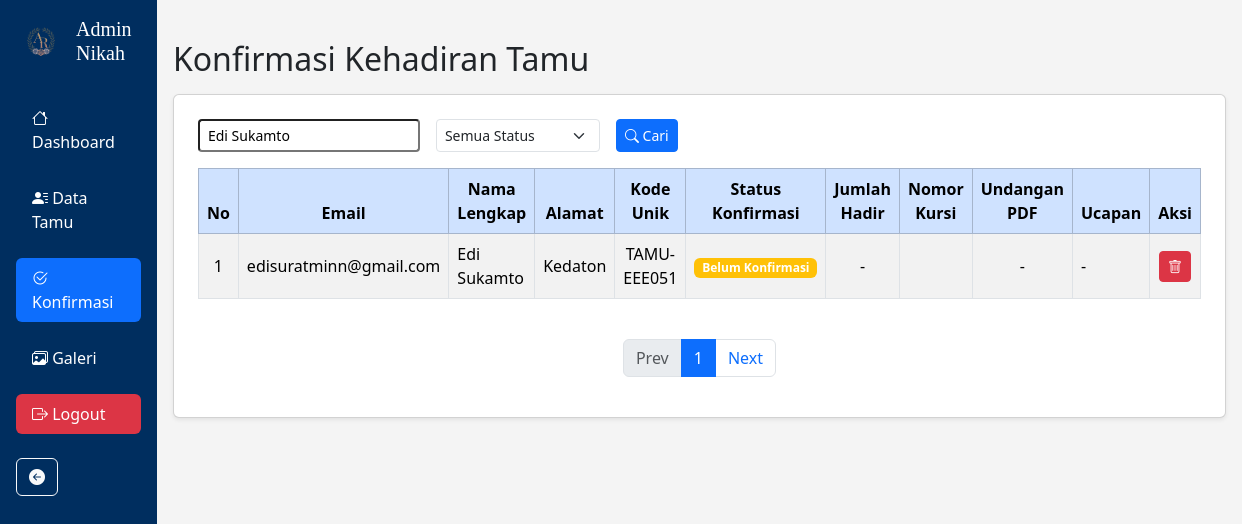
The page /admin/konfirmasi.php?cari=Edi Sukamto on the database its author committed.
### tables this page shows
CREATE TABLE `users` (
  `id` int NOT NULL,
  `nama` varchar(100) DEFAULT NULL,
  `email` varchar(100) DEFAULT NULL,
  `password` varchar(255) DEFAULT NULL,
  `role` enum('admin','tamu') DEFAULT NULL,
  `kode_unik` varchar(50) DEFAULT NULL,
  `alamat` varchar(100) DEFAULT NULL
);

### admin/konfirmasi.php (the view, shortened to what this page needs)
<?php
include("../includes/db.php");
$limit = 10;
$page = isset($_GET['page']) ? (int) $_GET['page'] : 1;
$offset = ($page - 1) * $limit;
$cari = isset($_GET['cari']) ? $_GET['cari'] : '';
$filter_status = isset($_GET['filter_status']) ? $_GET['filter_status'] : '';
$sql = "SELECT
            users.id, users.email, users.nama, users.alamat, users.kode_unik,
            konfirmasi.status AS status_konfirmasi,
            konfirmasi.nomor_kursi AS nomor_kursi,
            konfirmasi.pdf_path AS undangan_pdf,
            konfirmasi.whishes AS ucapan
        FROM users
        LEFT JOIN konfirmasi ON users.id = konfirmasi.user_id
        WHERE users.role = 'tamu'";
if ($cari != '') {
    $sql .= " AND users.nama LIKE '%$cari%'";
}
$sql .= " ORDER BY users.id DESC LIMIT $limit OFFSET $offset";
$query = mysqli_query($conn, $sql);
$no = $offset + 1;
?>
<!DOCTYPE html>
<html lang="en">
<head>
    <link href="https://cdn.jsdelivr.net/npm/bootstrap@5.3.6/dist/css/bootstrap.min.css" rel="stylesheet">
    <link rel="stylesheet" href="https://cdn.jsdelivr.net/npm/bootstrap-icons@1.10.5/font/bootstrap-icons.css" />
</head>
<body style="background-color: #f4f4f4;">
    <?php include("../asset/sidebar.php"); ?>
    <div class="container mt-4 p-3">
        <h2 class="mb-3">Konfirmasi Kehadiran Tamu</h2>
        <div class="card shadow-sm p-4 bg-white">
            <div class="row mb-3">
                <div class="col-md-12">
                    <form method="GET" class="d-flex flex-wrap gap-2">
                        <input type="text" name="cari" placeholder="Cari Nama Tamu..." class="form-control-sm me-2"
                            value="<?= htmlspecialchars($cari) ?>" />
                        <select name="filter_status" class="form-select form-select-sm me-2" style="width: auto;">
                            <option value="">Semua Status</option>
                        </select>
                        <button type="submit" class="btn btn-primary btn-sm">
                            <i class="bi bi-search"></i> Cari
                        </button>
                    </form>
                </div>
            </div>
            <div class="table-responsive">
                <table class="table table-bordered table-striped align-middle">
                    <thead class="table-primary text-center">
                        <tr>
                            <th>No</th>
                            <th>Email</th>
                            <th>Nama Lengkap</th>
                            <th>Alamat</th>
                            <th>Kode Unik</th>
                            <th>Status Konfirmasi</th>
                            <th>Jumlah Hadir</th>
                            <th>Nomor Kursi</th>
                            <th>Undangan PDF</th>
                            <th>Ucapan</th>
                            <th>Aksi</th>
                        </tr>
                    </thead>
                    <tbody>
                        <?php if (mysqli_num_rows($query) > 0): ?>
                            <?php while ($row = mysqli_fetch_assoc($query)):
                                $status = $row['status_konfirmasi'] ?? 'Belum Konfirmasi';
                                $status_lower = strtolower($status);
                                $badge_class = ($status_lower === 'hadir') ? 'success' :
                                    (($status_lower === 'tidak hadir') ? 'danger' : 'warning');
                                $pdf = $row['undangan_pdf'] ?: '-';
                                $ucapan = $row['ucapan'] ?: '-';
                                $pdf_link = ($pdf !== '-')
                                    ? "<a href='../public/undangan_pdf/$pdf' target='_blank' class='text-danger d-flex align-items-center gap-2 text-decoration-none'>
                                        <i class='bi bi-file-earmark-pdf-fill fs-5'></i> PDF
                                         </a>"
                                    : '-';
                                $nomor_kursi = $row['nomor_kursi'] ?: '';
                                $jumlah_kursi = ($nomor_kursi !== '') ? count(explode(',', $nomor_kursi)) : '-';
                                ?>
                                <tr>
                                    <td class="text-center"><?= $no++ ?></td>
                                    <td><?= $row['email'] ?></td>
                                    <td><?= $row['nama'] ?></td>
                                    <td><?= $row['alamat'] ?></td>
                                    <td class="text-center"><?= $row['kode_unik'] ?></td>
                                    <td class="text-center">
                                        <span class="badge bg-<?= $badge_class ?>">
                                            <?= ucfirst($status) ?>
                                        </span>
                                    </td>
                                    <td class="text-center"><?= $jumlah_kursi ?></td>
                                    <td class="text-center"><?= $nomor_kursi ?></td>
                                    <td class="text-center"><?= $pdf_link ?></td>
                                    <td><?= $ucapan ?></td>
                                    <td class="text-center">
                                        <a href="crud-tamu/hapus_konfirmasi.php?id=<?= $row['id'] ?>"
                                            class="btn btn-sm btn-danger" onclick="return confirm('Hapus data ini?')">
                                            <i class="bi bi-trash"></i>
                                        </a>
                                    </td>
                                </tr>
                            <?php endwhile; ?>
                        <?php else: ?>
                            <tr>
                                <td colspan="11" class="text-center">Data tidak ditemukan</td>
                            </tr>
                        <?php endif; ?>
                    </tbody>
                </table>
            </div>
            <nav aria-label="Page navigation" class="mt-4">
                <ul class="pagination justify-content-center">
                    <li class="page-item <?= ($page <= 1) ? 'disabled' : '' ?>">
                        <a class="page-link"
                            href="?page=<?= $page - 1 ?>&cari=<?= urlencode($cari) ?>&filter_status=<?= urlencode($filter_status) ?>">Prev</a>
                    </li>
                    <li class="page-item active">
                        <span class="page-link"><?= $page ?></span>
                    </li>
                    <li class="page-item">
                        <a class="page-link"
                            href="?page=<?= $page + 1 ?>&cari=<?= urlencode($cari) ?>&filter_status=<?= urlencode($filter_status) ?>">Next</a>
                    </li>
                </ul>
            </nav>
        </div>
    </div>
</body>
</html>

### rows shown on the page
users: email "edisuratminn@gmail.com", nama "Edi Sukamto", alamat "Kedaton", kode_unik "TAMU-EEE051", status "Belum Konfirmasi", jumlah_kursi "-", ucapan "-"

### other values the page prints
$page "1"
